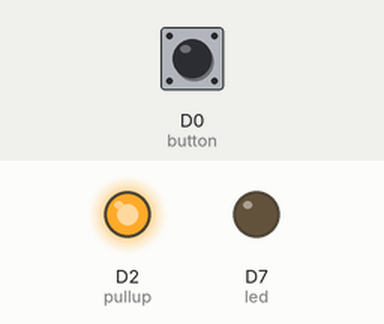
This sketch was run on a simulated ESP8266 (NodeMCU). On the bench: output pins drawn as LEDs (lit = HIGH). The inputs (shaded band) are chosen by the test bench; at power-on: D0 (button) LOW.

Above: at 1.2 s.
1.3 s: D0 (button) pulled HIGH for 0.15 s
At 1.8 s:
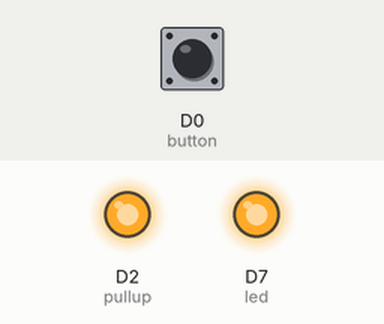
2.9 s: D0 (button) pulled HIGH for 1 s
At 4.2 s:
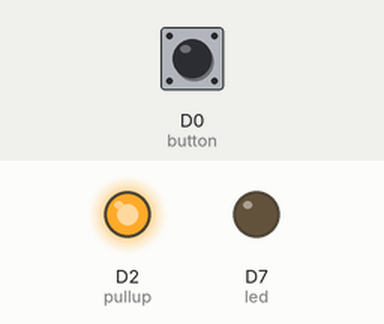
5.4 s: D0 (button) pulled HIGH for 3.2 s
At 6.1 s:
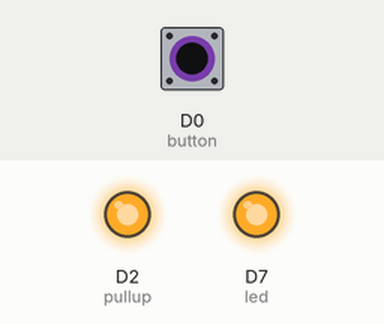
Timing chart, 0 to 8.4 s (numbered marks = the images above; inputs shaded):
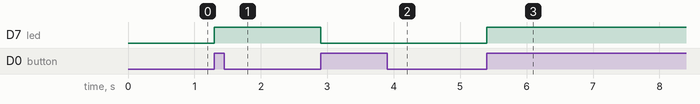

Measured:
- after the input at 1.3 s, D7 (led): LOW → HIGH at once
- after the input at 2.9 s, D7 (led): HIGH → LOW at once
- after the input at 5.4 s, D7 (led): LOW → HIGH at once

The sketch:

main.ino
```cpp
int led = D7;
int button = D0;
int pullup = D2;
int ledOn = LOW;
int stateChangable = HIGH;

void setup() {
  pinMode(led, OUTPUT);
  pinMode(pullup, OUTPUT);
  digitalWrite(pullup, HIGH);
  pinMode(button, INPUT_PULLDOWN);
}

void loop() {
  if(digitalRead(button)) {
    if(stateChangable) {
      ledOn = toggleState(ledOn);
      stateChangable = LOW;
    }
  } else {
    stateChangable = HIGH;
  }

  digitalWrite(led, ledOn);
}

int toggleState(int currentState) {
  if (currentState) {
    return LOW;
  } else {
    return HIGH;
  }
}
```
